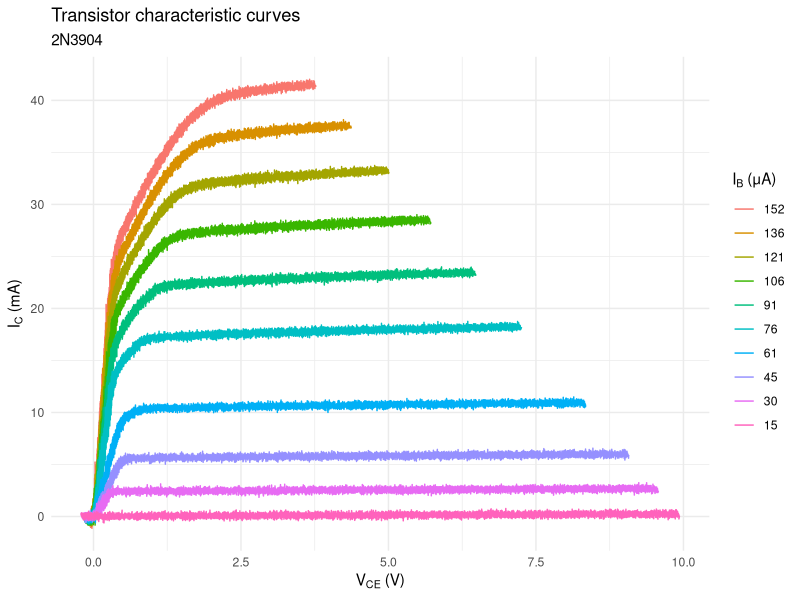

Write R code to recreate this figure.
## ---- chunk 1
library(tidyverse)
## ---- chunk 2
V1_05 <- read_csv("2N3904/RigolDS0.csv", col_types = "dd??")
V1_05$V1 <- 0.5

V1_10 <- read_csv("2N3904/RigolDS1.csv", col_types = "dd??")
V1_10$V1 <- 1.0

V1_15 <- read_csv("2N3904/RigolDS2.csv", col_types = "dd??")
V1_15$V1 <- 1.5

V1_20 <- read_csv("2N3904/RigolDS3.csv", col_types = "dd??")
V1_20$V1 <- 2.0

V1_25 <- read_csv("2N3904/RigolDS4.csv", col_types = "dd??")
V1_25$V1 <- 2.5

V1_30 <- read_csv("2N3904/RigolDS5.csv", col_types = "dd??")
V1_30$V1 <- 3.0

V1_35 <- read_csv("2N3904/RigolDS6.csv", col_types = "dd??")
V1_35$V1 <- 3.5

V1_40 <- read_csv("2N3904/RigolDS7.csv", col_types = "dd??")
V1_40$V1 <- 4.0

V1_45 <- read_csv("2N3904/RigolDS8.csv", col_types = "dd??")
V1_45$V1 <- 4.5

V1_50 <- read_csv("2N3904/RigolDS9.csv", col_types = "dd??")
V1_50$V1 <- 5.0

t_df <- rbind(V1_05, V1_10, V1_15, V1_20, V1_25,
              V1_30, V1_35, V1_40, V1_45, V1_50)
## ---- chunk 3
t_df |>
  mutate(IB = as.factor(round((V1 / 33000)*1e6)),
         IC = ((CH1V - CH2V)/100)*1000, VCE = CH2V) |>
  ggplot(aes(VCE, IC, color = fct_reorder2(IB, VCE, IC))) +
  geom_line() +
  labs(title = "Transistor characteristic curves",
       subtitle = "2N3904",
       x = expression(paste(V[CE], " (V)")),
       y = expression(paste(I[C], " (mA)")),
       color = expression(paste(I[B], " (μA)"))) +
  theme_minimal()
